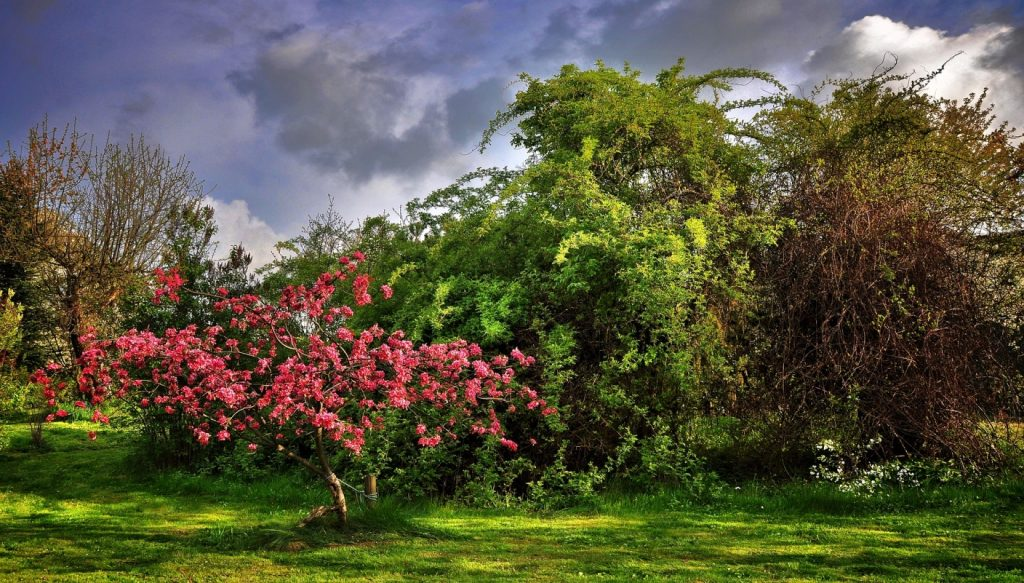
#> input picture Вус/lab_6/img/1.jpg, 1024 x 583 px
$ jupyter execute lab_6_VusF.ipynb
#> lines starting #> are read from the running program, lines starting #| are printed output that depends on the picture
#### 27.04.25, &copy; Vus Feodosiy KI-21-1

# Лабораторна робота №6. Метод головних компонент. Метричні методи класифікації

__Мета__: закріпити на практиці концепцію байєсівського вивода засобами мови Python

## Що ви будете вміти?
* Реалізовувати метод голових компонент засобами мови Python
* Виконувати стиснення зображень з втратами на основі PCA
* Реалізувати kNN-класифікатор з різними віконними функціями засобами мови Python

## Завдання для самостійної роботи

1. Імпортувати декілька власних довільних зображень, включаючи і власне фото.

[cell 1]
import numpy as np
from PIL import Image
import matplotlib.pyplot as plt
from sklearn.decomposition import PCA

image_paths = ["img/1.jpg", "img/2.jpg", "img/3.jpg", "img/4.jpg"]

def load_and_prepare_images(image_paths, target_size=(100, 100)):
#> called with target_size = (100, 100)
    images = []
    for path in image_paths:
        img = Image.open(path).convert('L')
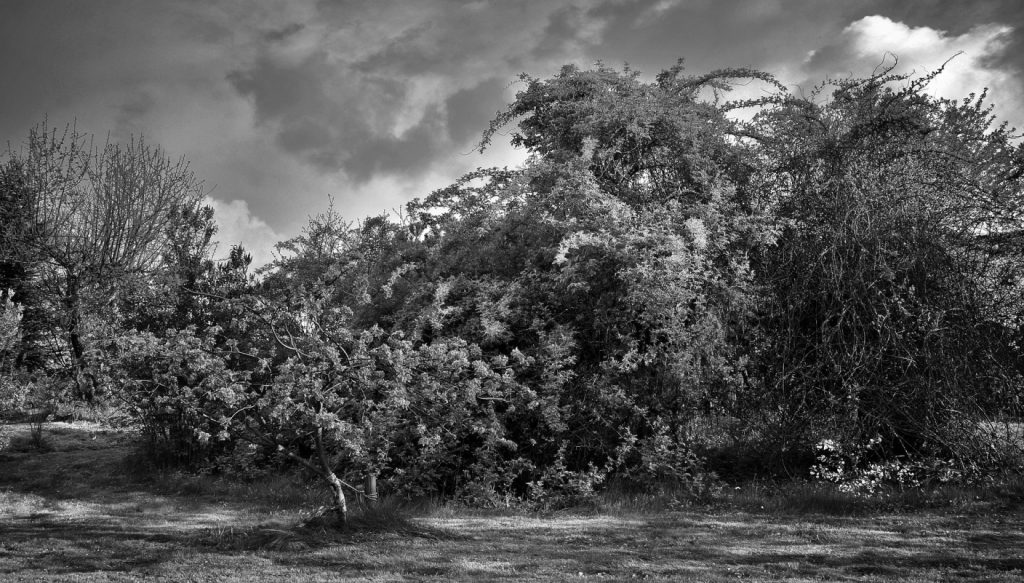
#> img: PIL image 1024x583 L; min 0, max 255, mean 85.3
        img = img.resize(target_size)
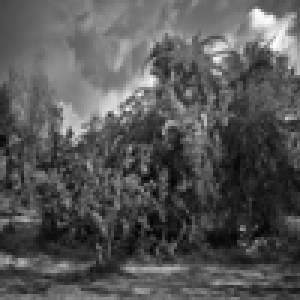
#> img: PIL image 100x100 L (shown 3 times larger); min 2, max 254, mean 85.4
        img_array = np.array(img).flatten()
#> img_array = 10000 values, max 254 at index 486, min 2 at index 7546, mean 85.35
        images.append(img_array)
#> pass 2 of the loop in load_and_prepare_images, `for path in image_paths:`:
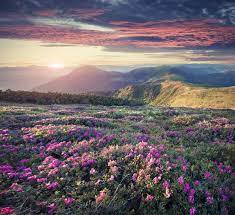
#> input picture Вус/lab_6/img/2.jpg, 235 x 215 px
#> in load_and_prepare_images, `img = Image.open(path).convert('L')`:
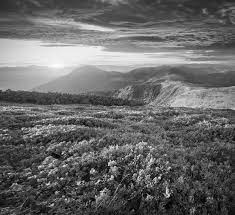
#> img: PIL image 235x215 L; min 0, max 254, mean 104.1
#> in load_and_prepare_images, `img = img.resize(target_size)`:
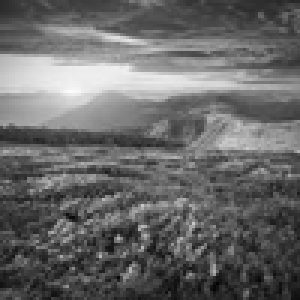
#> img: PIL image 100x100 L (shown 3 times larger); min 3, max 252, mean 104.1
#> in load_and_prepare_images, `img_array = np.array(img).flatten()`: img_array = 10000 values, max 252 at index 3023, min 3 at index 9472, mean 104.1
#> pass 3 of the loop in load_and_prepare_images, `for path in image_paths:`:
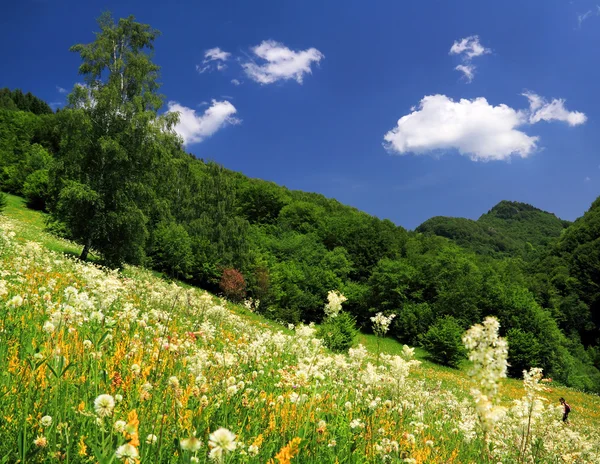
#> input picture Вус/lab_6/img/3.jpg, 600 x 464 px
#> in load_and_prepare_images, `img = Image.open(path).convert('L')`:
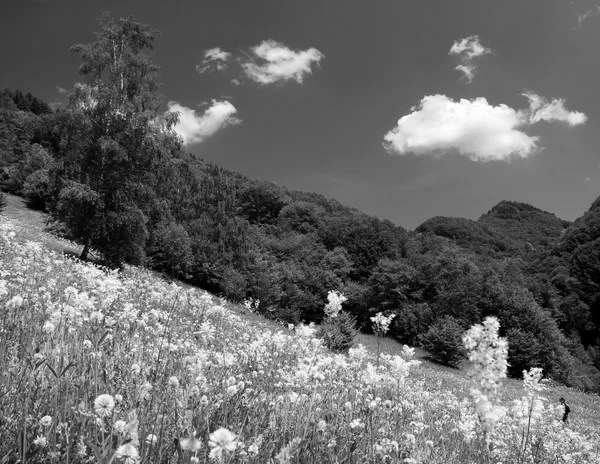
#> img: PIL image 600x464 L; min 0, max 255, mean 103
#> in load_and_prepare_images, `img = img.resize(target_size)`:
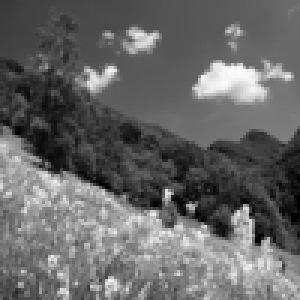
#> img: PIL image 100x100 L (shown 3 times larger); min 0, max 255, mean 103
#> in load_and_prepare_images, `img_array = np.array(img).flatten()`: img_array = 10000 values, max 255 at index 2376, min 0 at index 4405, mean 103
#> the loop made 4 passes; the first 3 are shown
    return np.array(images), target_size

images, image_shape = load_and_prepare_images(image_paths)

2. Стиснути його в 20, 30, 50 разів, як показано в прикладах. ВИвести і прокоментувати результати.

[cell 2]
import numpy as np
from PIL import Image
import matplotlib.pyplot as plt
from sklearn.decomposition import PCA

# Список шляхів до зображень
image_paths = [
    "img/1.jpg",
    "img/2.jpg",
    "img/3.jpg",
    "img/4.jpg"
]

def load_and_prepare_images(image_paths, target_size=(100, 100)):
#> called with target_size = (100, 100)
    images = []
    for path in image_paths:
        img = Image.open(path).convert('L')
        img = img.resize(target_size)
        img_array = np.array(img).flatten()
#> img_array = 10000 values, max 254 at index 486, min 2 at index 7546, mean 85.35
        images.append(img_array)
#> pass 2 of the loop in load_and_prepare_images, `for path in image_paths:`:
#> in load_and_prepare_images, `img_array = np.array(img).flatten()`: img_array = 10000 values, max 252 at index 3023, min 3 at index 9472, mean 104.1
#> pass 3 of the loop in load_and_prepare_images, `for path in image_paths:`:
#> in load_and_prepare_images, `img_array = np.array(img).flatten()`: img_array = 10000 values, max 255 at index 2376, min 0 at index 4405, mean 103
#> the loop made 4 passes; the first 3 are shown
    return np.array(images), target_size

images, image_shape = load_and_prepare_images(image_paths)

mean_image = np.mean(images, axis=0)

def compress_and_show(compress_ratio, images, image_shape, mean_image):
    base_size = image_shape[0] * image_shape[1]
    n_components = int(base_size * compress_ratio)

    n_samples = images.shape[0]
    n_features = images.shape[1]
    max_components = min(n_samples, n_features)
    n_components = min(n_components, max_components)

    print(f"Using n_components={n_components} (max allowed: {max_components})")

    model_pca = PCA(n_components=n_components)
    model_pca.fit(images)

    images_compressed = model_pca.transform(images)

    images_restored = model_pca.inverse_transform(images_compressed) + mean_image

    plt.figure(figsize=(12, 4))
    rows, cols = 1, len(images)
    for i in range(len(images)):
        plt.subplot(rows, cols, i + 1)
        plt.imshow(images_restored[i, :].reshape(image_shape), interpolation='none', cmap='gray')
        plt.title(f"Image {i+1}")
        plt.xticks(())
        plt.yticks(())

    compression_factor = int(1 / compress_ratio)
    plt.suptitle(f"Стиснення в {compression_factor} разів")
    plt.show()

    return images_compressed, images_restored

compress_ratios = [0.05, 0.033, 0.02]
for ratio in compress_ratios:
    compressed, restored = compress_and_show(ratio, images, image_shape, mean_image)
#> this loop made 3 passes
#> pass 1, in compress_and_show, `plt.show()`:
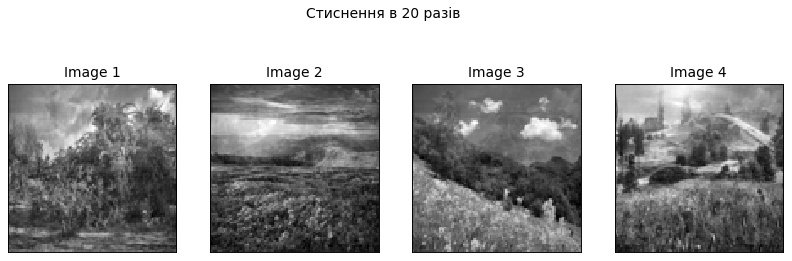
#> figure drawn by matplotlib, 4 panels

[cell 3]
import numpy as np
import matplotlib.pyplot as plt
from sklearn.preprocessing import StandardScaler

x_train_10 = np.array([
    [48, 9],
    [23, 38],
    [45, 17],
    [46, 20],
    [13, 35],
    [18, 50],
    [33, 21],
    [31, 10],
    [45, 5],
    [41, 9]
])
y_train_10 = np.array([1, 1, -1, -1, 1, 1, -1, -1, -1, 1])

np.random.seed(42)
x_test = np.random.uniform(low=0, high=50, size=(20, 2))

scaler = StandardScaler()
x_train = scaler.fit_transform(x_train_10)
x_test = scaler.transform(x_test)

def euclidean_distance(a, b):
    return np.sqrt(np.sum((a - b) ** 2))

def knn_predict(x_train, y_train, x_test, k):
#> called with x_train = array of shape (10, 2), y_train = array of shape (10,), x_test = array of shape (20, 2), k = 3
    y_pred = []
    for test_point in x_test:
        distances = [euclidean_distance(test_point, train_point) for train_point in x_train]
        k_indices = np.argsort(distances)[:k]
        k_nearest_labels = y_train[k_indices]
        unique_labels, counts = np.unique(k_nearest_labels, return_counts=True)
        predicted_label = unique_labels[np.argmax(counts)]
        y_pred.append(predicted_label)
    return np.array(y_pred)

k = 3
y_pred_knn = knn_predict(x_train, y_train_10, x_test, k)

plt.figure(figsize=(10, 6))
plt.scatter(x_test[:, 0], x_test[:, 1], c=y_pred_knn, cmap='coolwarm', s=100, label='Тестові точки')
plt.scatter(x_train[:, 0], x_train[:, 1], c=y_train_10, cmap='coolwarm', marker='x', s=200, label='Навчальні точки')
plt.title(f'Класифікація стандартним kNN (k={k})')
plt.xlabel('Ознака 1')
plt.ylabel('Ознака 2')
plt.legend()
plt.colorbar(label='Клас')
plt.show()
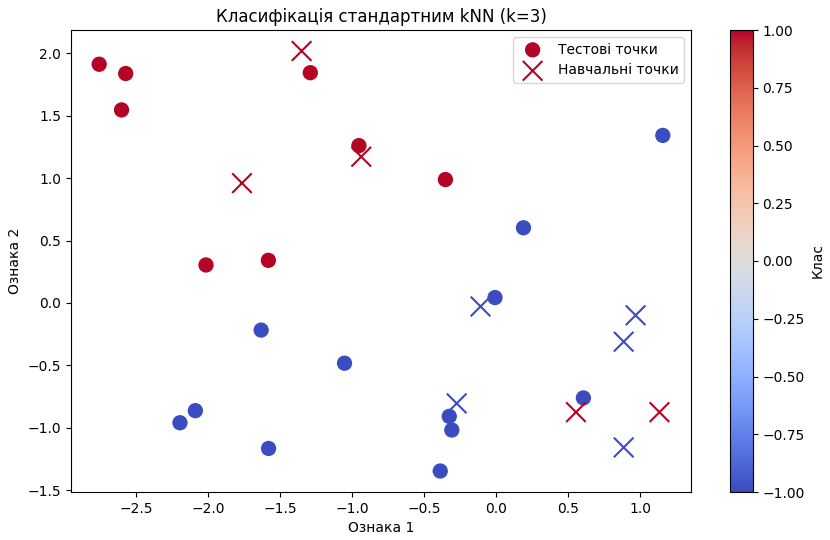
#> figure drawn by matplotlib, 2 panels

def gaussian_kernel(distance, h):
    return np.exp(-distance**2 / (2 * h**2))

def parzen_window_predict(x_train, y_train, x_test, h):
#> called with x_train = array of shape (10, 2), y_train = array of shape (10,), x_test = array of shape (20, 2), h = 1
    y_pred = []
    for test_point in x_test:
        distances = [euclidean_distance(test_point, train_point) for train_point in x_train]
        weights = [gaussian_kernel(d, h) for d in distances]
        class_weights = {}
        for label in np.unique(y_train):
            class_weights[label] = sum(w for w, l in zip(weights, y_train) if l == label)
        predicted_label = max(class_weights, key=class_weights.get)
        y_pred.append(predicted_label)
    return np.array(y_pred)

h = 1.0
y_pred_parzen = parzen_window_predict(x_train, y_train_10, x_test, h)

plt.figure(figsize=(10, 6))
plt.scatter(x_test[:, 0], x_test[:, 1], c=y_pred_parzen, cmap='coolwarm', s=100, label='Тестові точки')
plt.scatter(x_train[:, 0], x_train[:, 1], c=y_train_10, cmap='coolwarm', marker='x', s=200, label='Навчальні точки')
plt.title(f'Класифікація з вікном Парзена (h={h})')
plt.xlabel('Ознака 1')
plt.ylabel('Ознака 2')
plt.legend()
plt.colorbar(label='Клас')
plt.show()
